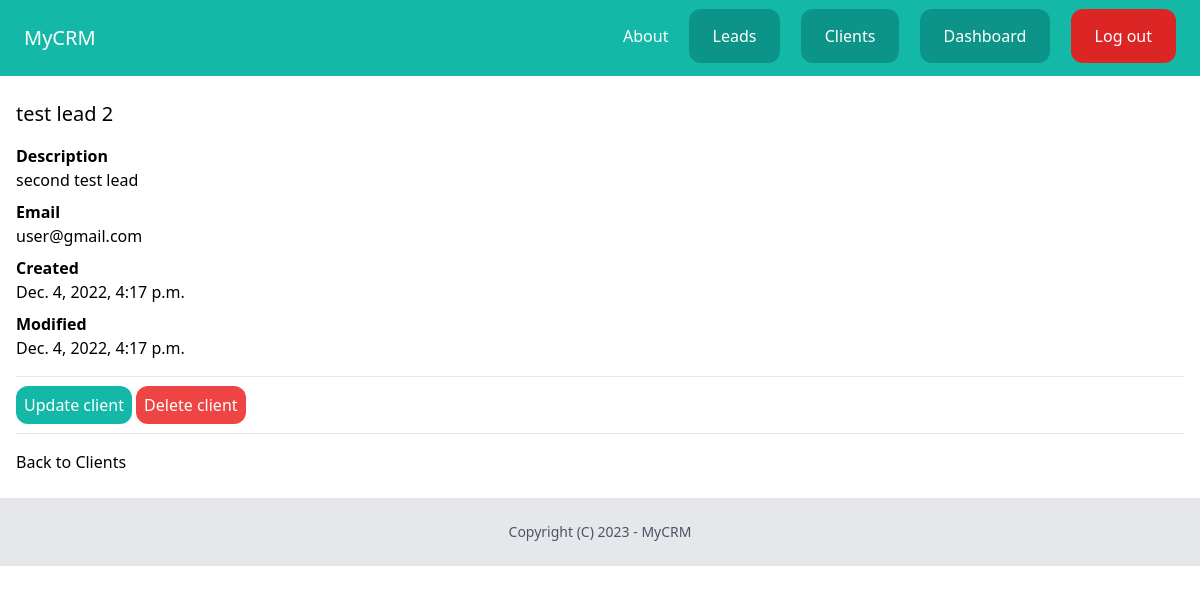
The app's page /dashboard/client/detail/3/ (signed in), older data.
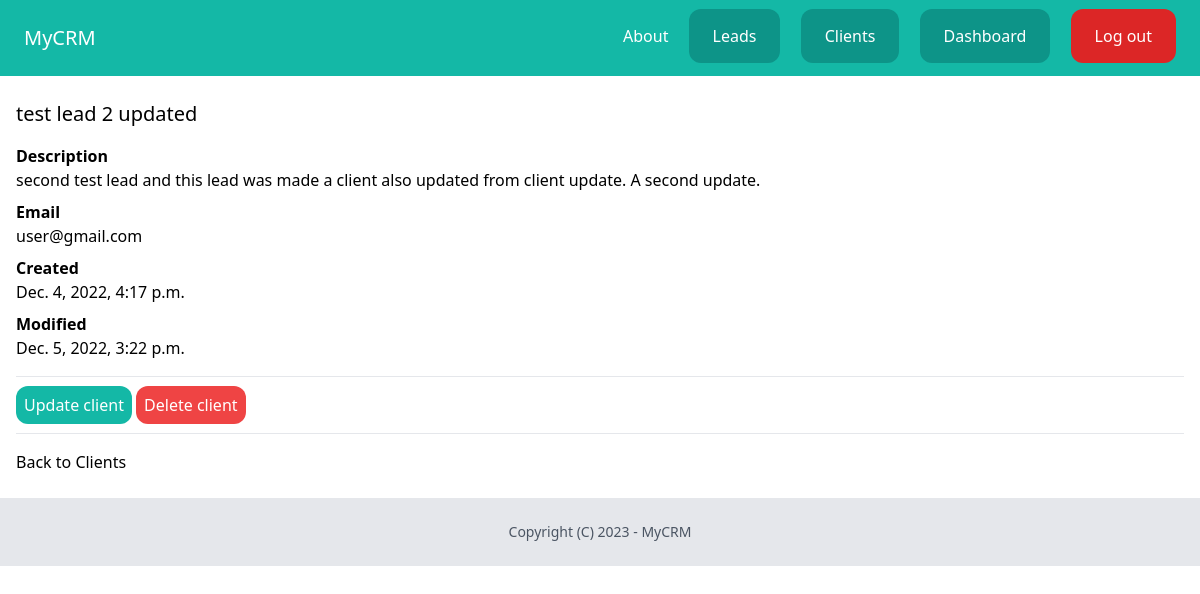
The same page, newer data.
### client/models.py (models this page shows, shortened)
class Client(models.Model):
    name = models.CharField(max_length=150)
    email = models.EmailField()
    description = models.TextField(null=True, blank=True)
    created_by = models.ForeignKey(User, related_name='client', on_delete=models.CASCADE)
    created_at = models.DateTimeField(auto_now_add=True)
    modified_at = models.DateTimeField(auto_now=True)

### client/views.py (the view)
# urls.py: path('detail/<int:pk>/', views.client_detail, name='client_detail'),
@login_required
def client_detail(request, pk):
    client = get_object_or_404(Client, created_by=request.user, pk=pk)
    return render(request, 'client/client_detail.html', {'client':client})

### templates/client/client_detail.html (shortened to what this page needs)
{% extends "base.html" %}
{% block content %}
    <div class="py-6 px-4">
        <h1 class="mb-4 text-xl"> {{client.name}} </h1>
        {% if client.description %}
            <p class="font-semibold"> Description </p>
            <p class="mb-2"> {{client.description}} </p>
        {% endif %}
        <p class="font-semibold"> Email </p>
        <p class="mb-2"> {{client.email}} </p>
        <p class="font-semibold"> Created </p>
        <p class="mb-2"> {{client.created_at}} </p>
        <p class="font-semibold"> Modified </p>
        <p class="mb-2"> {{client.modified_at}} </p>
        <hr class="my-4">
            <a href=" {% url 'client_update' client.pk %} " class="py-2 px-2 rounded-xl bg-teal-500 text-white">Update client</a>
            <a href=" {% url 'client_delete' client.pk %} " class="py-2 px-2 rounded-xl bg-red-500 text-white">Delete client</a>
        <hr class="my-4">
        <a href=" {% url 'clients_list' %} ">Back to Clients</a>
    </div>
{% endblock content %}

Row changes from the older to the newer data that the page shows:
changed Client "user@gmail.com": name "test lead 2" → "test lead 2 updated"; description "second test lead" → "second test lead and this lead was made a client also updated from client update. A second update."; modified_at "Dec. 4, 2022, 4:17 p.m." → "Dec. 5, 2022, 3:22 p.m."
